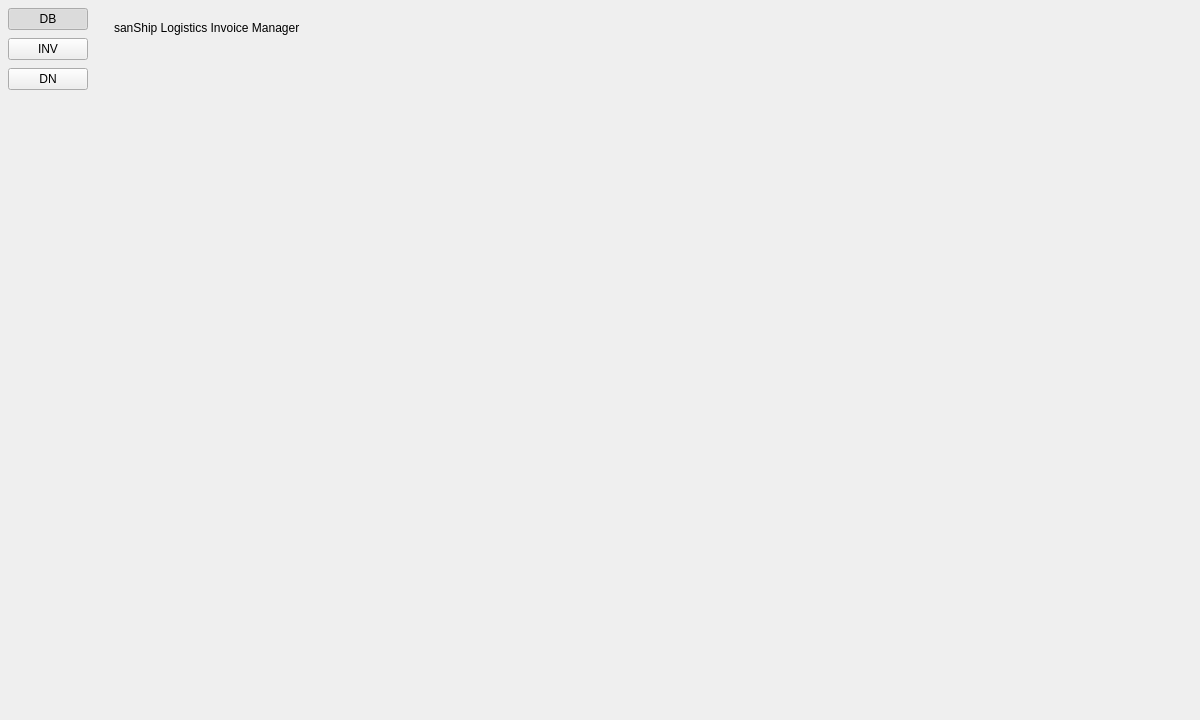
<?xml version="1.0" encoding="UTF-8"?>
<ui version="4.0">
 <class>MainWindow</class>
 <widget class="QMainWindow" name="MainWindow">
  <property name="geometry">
   <rect><x>0</x><y>0</y><width>1200</width><height>720</height></rect>
  </property>
  <property name="windowTitle">
   <string>sanShip Invoice</string>
  </property>
  <widget class="QWidget" name="centralwidget">
   <layout class="QHBoxLayout" name="horizontalLayout_root">
    <property name="spacing"><number>0</number></property>
    <property name="margin"><number>0</number></property>

    <!-- Sidebar -->
    <item>
     <widget class="QFrame" name="sidebar">
      <property name="minimumWidth"><number>70</number></property>
      <property name="maximumWidth"><number>70</number></property>
      <layout class="QVBoxLayout" name="verticalLayout_sidebar">
       <property name="margin"><number>8</number></property>
       <property name="spacing"><number>8</number></property>

       <item>
        <widget class="QPushButton" name="btn_dashboard">
         <property name="text"><string>DB</string></property>
         <property name="checkable"><bool>true</bool></property>
         <property name="checked"><bool>true</bool></property>
        </widget>
       </item>

       <item>
        <widget class="QPushButton" name="btn_invoice">
         <property name="text"><string>INV</string></property>
         <property name="checkable"><bool>true</bool></property>
        </widget>
       </item>

       <item>
        <widget class="QPushButton" name="btn_debitnote">
         <property name="text"><string>DN</string></property>
         <property name="checkable"><bool>true</bool></property>
        </widget>
       </item>

       <item>
        <spacer name="verticalSpacer">
         <property name="orientation"><enum>Qt::Vertical</enum></property>
         <property name="sizeHint" stdset="0">
          <size><width>20</width><height>40</height></size>
         </property>
        </spacer>
       </item>

      </layout>
     </widget>
    </item>

    <!-- Right Area -->
    <item>
     <widget class="QFrame" name="rightFrame">
      <layout class="QVBoxLayout" name="verticalLayout_right">
       <property name="margin"><number>10</number></property>
       <property name="spacing"><number>10</number></property>

       <!-- Top bar -->
       <item>
        <widget class="QFrame" name="topBar">
         <property name="objectName"><string>topBar</string></property>
         <layout class="QHBoxLayout" name="horizontalLayout_top">
          <property name="margin"><number>8</number></property>
          <item>
           <widget class="QLabel" name="label_companyName">
            <property name="objectName"><string>label_companyName</string></property>
            <property name="text"><string>sanShip Logistics Invoice Manager</string></property>
           </widget>
          </item>
          <item>
           <spacer name="horizontalSpacer">
            <property name="orientation"><enum>Qt::Horizontal</enum></property>
            <property name="sizeHint" stdset="0">
             <size><width>40</width><height>20</height></size>
            </property>
           </spacer>
          </item>
         </layout>
        </widget>
       </item>

       <!-- Pages -->
       <item>
        <widget class="QStackedWidget" name="stackedWidget">
         <widget class="QWidget" name="page_dashboard"/>
         <widget class="QWidget" name="page_invoice"/>
         <widget class="QWidget" name="page_debitnote"/>
        </widget>
       </item>

      </layout>
     </widget>
    </item>

   </layout>
  </widget>
 </widget>
 <resources/>
 <connections/>
</ui>
